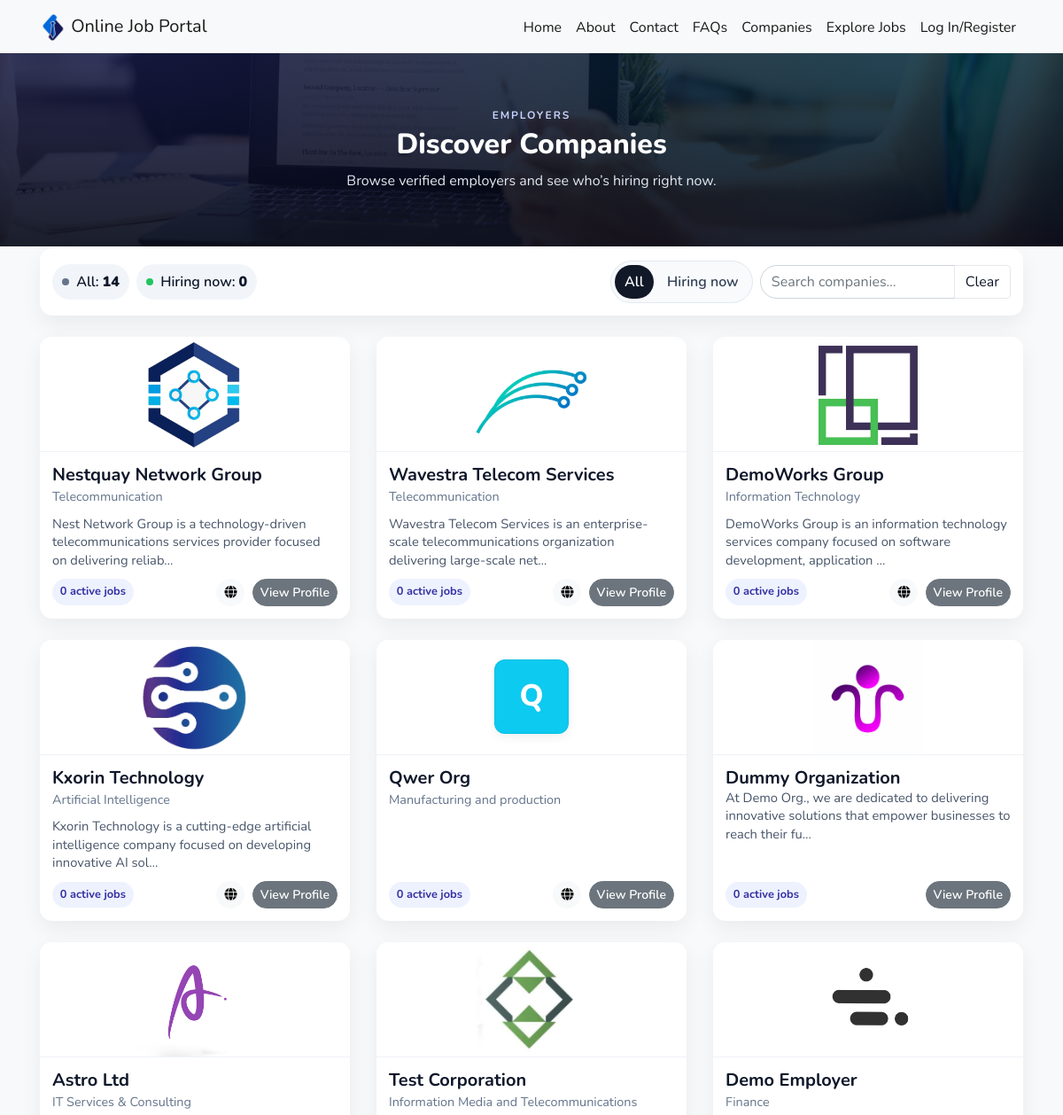
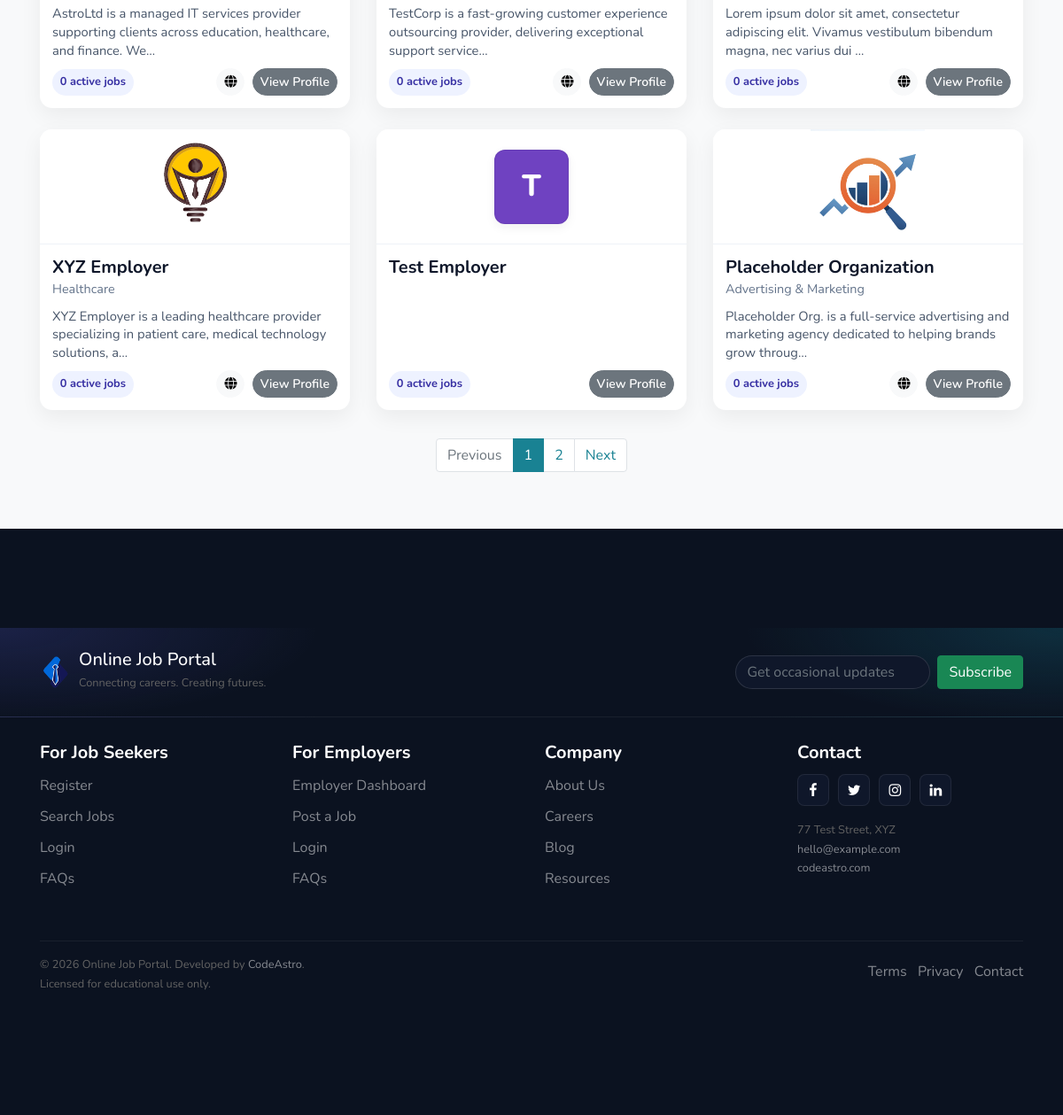
The page /gerneral/companies.php on the database its author committed (2 pictures, top to bottom).
### tables this page shows
CREATE TABLE `users` (
  `id` int(3) NOT NULL,
  `fullname` varchar(155) NOT NULL,
  `username` varchar(200) NOT NULL,
  `email` varchar(200) NOT NULL,
  `contact` varchar(20) NOT NULL,
  `region_id` int(11) DEFAULT NULL,
  `address` varchar(255) DEFAULT NULL,
  `mypassword` varchar(200) NOT NULL,
  `img` varchar(200) NOT NULL,
  `type` varchar(200) NOT NULL,
  `cv` varchar(200) DEFAULT NULL,
  `skills` varchar(255) NOT NULL,
  `education` varchar(200) NOT NULL,
  `title` varchar(200) DEFAULT NULL,
  `bio` varchar(500) DEFAULT NULL,
  `facebook` varchar(200) DEFAULT NULL,
  `twitter` varchar(200) DEFAULT NULL,
  `linkedin` varchar(200) DEFAULT NULL,
  `created_at` timestamp NOT NULL DEFAULT current_timestamp()
);

CREATE TABLE `company_details` (
  `id` int(11) NOT NULL,
  `user_id` int(11) NOT NULL,
  `company_website` varchar(255) DEFAULT NULL,
  `industry` varchar(150) DEFAULT NULL,
  `address_line` varchar(255) DEFAULT NULL,
  `postal_code` varchar(20) DEFAULT NULL,
  `established_year` year(4) DEFAULT NULL,
  `operating_hours` varchar(100) DEFAULT NULL,
  `business_reg_no` varchar(20) NOT NULL,
  `company_size` varchar(20) DEFAULT NULL,
  `org_type` varchar(60) DEFAULT NULL,
  `created_at` timestamp NOT NULL DEFAULT current_timestamp(),
  `updated_at` timestamp NOT NULL DEFAULT current_timestamp() ON UPDATE current_timestamp()
);

### gerneral/companies.php (the view, shortened to what this page needs)
<?php require "../config/config.php"; ?>
<?php require "../includes/header.php"; ?>
<?php
  $limit  = 12;
  $page   = isset($_GET['page']) && is_numeric($_GET['page']) ? (int)$_GET['page'] : 1;
  $offset = ($page - 1) * $limit;
  $filter = isset($_GET['filter']) && in_array($_GET['filter'], ['all','hiring'], true) ? $_GET['filter'] : 'all';
  $allCountStmt = $conn->prepare("SELECT COUNT(*) FROM users WHERE type = 'Employer'");
  $allCountStmt->execute();
  $allEmployersCount = (int)$allCountStmt->fetchColumn();
  $hiringCountStmt = $conn->prepare("
    SELECT COUNT(DISTINCT u.id)
    FROM users u
    INNER JOIN jobs j ON u.id = j.company_id
    WHERE u.type='Employer'
      AND j.status = 1
      AND STR_TO_DATE(j.application_deadline, '%Y-%m-%d') >= CURDATE()
  ");
  $hiringCountStmt->execute();
  $hiringNowCount = (int)$hiringCountStmt->fetchColumn();
  if ($filter === 'hiring') {
    $countStmt = $conn->prepare("
      SELECT COUNT(DISTINCT u.id)
      FROM users u
      INNER JOIN jobs j ON u.id = j.company_id
      WHERE u.type = 'Employer'
        AND j.status = 1
        AND STR_TO_DATE(j.application_deadline, '%Y-%m-%d') >= CURDATE()
    ");
  } else {
    $countStmt = $conn->prepare("SELECT COUNT(*) FROM users WHERE type = 'Employer'");
  }
  $countStmt->execute();
  $totalEmployers = (int)$countStmt->fetchColumn();
  $totalPages     = max(1, (int)ceil($totalEmployers / $limit));
  if ($filter === 'hiring') {
    $stmt = $conn->prepare("
      SELECT DISTINCT u.*
      FROM users u
      INNER JOIN jobs j ON u.id = j.company_id
      WHERE u.type = 'Employer'
        AND j.status = 1
        AND STR_TO_DATE(j.application_deadline, '%Y-%m-%d') >= CURDATE()
      ORDER BY u.created_at DESC
      LIMIT :limit OFFSET :offset
    ");
  } else {
    $stmt = $conn->prepare("
      SELECT *
      FROM users
      WHERE type = 'Employer'
      ORDER BY created_at DESC
      LIMIT :limit OFFSET :offset
    ");
  }
  $stmt->bindValue(':limit',  $limit,  PDO::PARAM_INT);
  $stmt->bindValue(':offset', $offset, PDO::PARAM_INT);
  $stmt->execute();
  $employers = $stmt->fetchAll(PDO::FETCH_OBJ);
  $activeJobsMap = [];
  $detailsMap    = [];
  if (!empty($employers)) {
    $ids = array_map(function($r){ return (int)$r->id; }, $employers);
    $in  = implode(',', array_fill(0, count($ids), '?'));
    $cd = $conn->prepare("
      SELECT user_id, company_website, industry
      FROM company_details
      WHERE user_id IN ($in)
    ");
    $cd->execute($ids);
    while ($row = $cd->fetch(PDO::FETCH_ASSOC)) {
      $detailsMap[(int)$row['user_id']] = [
        'company_website' => $row['company_website'] ?? '',
        'industry'        => $row['industry'] ?? ''
      ];
    }
  }
?>
<section class="companies-hero overlay inner-page bg-image" style="background-image:url('../images/tst.jpg');" id="home-section">
  <div class="overlay-dark"></div>
  <div class="container hero-inner text-center">
    <div class="ch-eyebrow mb-1">Employers</div>
    <h2 class="ch-title mb-2">Discover Companies</h2>
    <p class="ch-sub mb-0">Browse verified employers and see who’s hiring right now.</p>
  </div>
</section>
<section class="site-section bg-light pb-5">
  <div class="container">
    <div class="company-toolbar">
      <div class="d-flex align-items-center mr-auto">
        <span class="stat-pill mr-2"><span class="dot dot-all"></span> All: <strong class="ml-1"><?php echo number_format($allEmployersCount); ?></strong></span>
        <span class="stat-pill"><span class="dot dot-hiring"></span> Hiring now: <strong class="ml-1"><?php echo number_format($hiringNowCount); ?></strong></span>
      </div>
      <form method="get" class="form-inline m-0" id="filterForm">
        <div class="segmented mr-2">
          <label class="seg <?php echo ($filter==='all'?'active':''); ?>">
            All
          </label>
          <label class="seg <?php echo ($filter==='hiring'?'active':''); ?>">
            Hiring now
          </label>
        </div>
        <div class="search-mini input-group">
          <input type="text" class="form-control" id="companySearch" placeholder="Search companies…" aria-label="Search companies">
          <div class="input-group-append">
            <button class="btn btn-outline-slate" type="button" id="clearSearch">Clear</button>
          </div>
        </div>
      </form>
    </div>
    <div class="row mt-4" id="companyGrid">
      <?php if (!empty($employers)): ?>
        <?php foreach ($employers as $company): ?>
          <?php
            $name     = trim($company->fullname ?? '');
            $initial  = mb_strtoupper(mb_substr($name, 0, 1, 'UTF-8'), 'UTF-8');
            $imgFile  = $company->img ?? '';
            $imgPath  = __DIR__ . "/../users/user-images/" . $imgFile;
            $hasLogo  = !empty($imgFile) && @file_exists($imgPath);
            $bio      = trim(strip_tags($company->bio ?? ''));
            $active   = $activeJobsMap[(int)$company->id] ?? 0;
            $det      = $detailsMap[(int)$company->id] ?? ['company_website'=>'','industry'=>''];
            $industry = trim($det['industry']);
            $website  = trim($det['company_website']);
            $palette = ['#0d6efd','#6f42c1','#20c997','#dc3545','#fd7e14','#198754','#0dcaf0','#6c757d'];
            $bg = $palette[hexdec(substr(md5(mb_strtolower($name,'UTF-8')),0,2)) % count($palette)];
          ?>
          <div class="col-md-6 col-lg-4 mb-4 company-col"
               data-name="<?php echo htmlspecialchars(mb_strtolower($name,'UTF-8')); ?>"
               data-industry="<?php echo htmlspecialchars(mb_strtolower($industry,'UTF-8')); ?>">
            <div class="company-card position-relative">
              <div class="company-logo">
                <?php if ($hasLogo): ?>
                  <img src="../users/user-images/<?php echo htmlspecialchars($imgFile); ?>"
                       alt="<?php echo htmlspecialchars($name); ?> logo"
                       class="img-fluid" loading="lazy"
                       style="max-height:100%;max-width:100%;object-fit:contain;">
                <?php else: ?>
                  <div class="company-logo-initial" style="background:<?php echo $bg; ?>;"><?php echo htmlspecialchars($initial); ?></div>
                <?php endif; ?>
              </div>
              <div class="company-body">
                <div class="company-title h5 mb-0"><?php echo htmlspecialchars($name); ?></div>
                <?php if ($industry !== ''): ?>
                  <div class="company-sub"><?php echo htmlspecialchars($industry); ?></div>
                <?php endif; ?>
                <div class="company-bio">
                  <?php
                    $snippet = (mb_strlen($bio,'UTF-8') > 110) ? (mb_substr($bio,0,107,'UTF-8').'…') : $bio;
                    echo htmlspecialchars($snippet);
                  ?>
                </div>
                <div class="company-foot">
                  <span class="job-chip"><?php echo $active; ?> active job<?php echo ($active===1?'':'s'); ?></span>
                  <div class="card-actions">
                    <?php if ($website): ?>
                      <a href="<?php echo htmlspecialchars($website); ?>" class="btn btn-light btn-sm mr-1" target="_blank" rel="noopener" title="Website">
                        <i class="fa fa-globe"></i>
                      </a>
                    <?php endif; ?>
                    <a href="../users/public-profile.php?id=<?php echo (int)$company->id; ?>"
                       target="_blank" class="btn btn-secondary btn-sm">View Profile</a>
                  </div>
                </div>
              </div>
            </div>
          </div>
        <?php endforeach; ?>
      <?php else: ?>
        <div class="col-12">
          <div class="alert alert-info text-center mb-0">No companies match the selected filter.</div>
        </div>
      <?php endif; ?>
    </div>
    <?php if ($totalPages > 1): ?>
      <nav aria-label="Employer Pagination" class="mt-2">
        <ul class="pagination justify-content-center">
          <li class="page-item <?php echo ($page <= 1 ? 'disabled' : ''); ?>">
            <a class="page-link" href="?page=<?php echo $page - 1; ?>&filter=<?php echo htmlspecialchars($filter); ?>">Previous</a>
          </li>
          <?php for ($i=1; $i<=$totalPages; $i++): ?>
            <li class="page-item <?php echo ($i===$page ? 'active' : ''); ?>">
              <a class="page-link" href="?page=<?php echo $i; ?>&filter=<?php echo htmlspecialchars($filter); ?>"><?php echo $i; ?></a>
            </li>
          <?php endfor; ?>
          <li class="page-item <?php echo ($page >= $totalPages ? 'disabled' : ''); ?>">
            <a class="page-link" href="?page=<?php echo $page + 1; ?>&filter=<?php echo htmlspecialchars($filter); ?>">Next</a>
          </li>
        </ul>
      </nav>
    <?php endif; ?>
  </div>
</section>
<?php require "../includes/footer.php"; ?>

### rows shown on the page
users: img (picture), fullname "Nestquay Network Group", id "Telecommunication", bio "Nest Network Group is a technology-driven telecommunications services provider focused on delivering reliab…", id "0"
users: img (picture), fullname "Wavestra Telecom Services", id "Telecommunication", bio "Wavestra Telecom Services is an enterprise-scale telecommunications organization delivering large-scale net…", id "0"
users: img (picture), fullname "DemoWorks Group", id.industry "Information Technology", bio "DemoWorks Group is an information technology services company focused on software development, application …", id "0"
users: img (picture), fullname "Kxorin Technology", id.industry "Artificial Intelligence", bio "Kxorin Technology is a cutting-edge artificial intelligence company focused on developing innovative AI sol…", id "0"
users: fullname "Q", fullname "Qwer Org", id.industry "Manufacturing and production", id "0"
users: img (picture), fullname "Dummy Organization", bio "At Demo Org., we are dedicated to delivering innovative solutions that empower businesses to reach their fu…", id "0"
users: img (picture), fullname "Astro Ltd", id.industry "IT Services & Consulting", bio "AstroLtd is a managed IT services provider supporting clients across education, healthcare, and finance. We…", id "0"
users: img (picture), fullname "Test Corporation", id.industry "Information Media and Telecommunications", bio "TestCorp is a fast-growing customer experience outsourcing provider, delivering exceptional support service…", id "0"
users: img (picture), fullname "Demo Employer", id.industry "Finance", bio "Lorem ipsum dolor sit amet, consectetur adipiscing elit. Vivamus vestibulum bibendum magna, nec varius dui …", id "0"
users: img (picture), fullname "XYZ Employer", id.industry "Healthcare", bio "XYZ Employer is a leading healthcare provider specializing in patient care, medical technology solutions, a…", id "0"
users: fullname "T", fullname "Test Employer", id "0"
users: img (picture), fullname "Placeholder Organization", id.industry "Advertising & Marketing", bio "Placeholder Org. is a full-service advertising and marketing agency dedicated to helping brands grow throug…", id "0"

### other values the page prints
$allEmployersCount "14"
$hiringNowCount "0"
